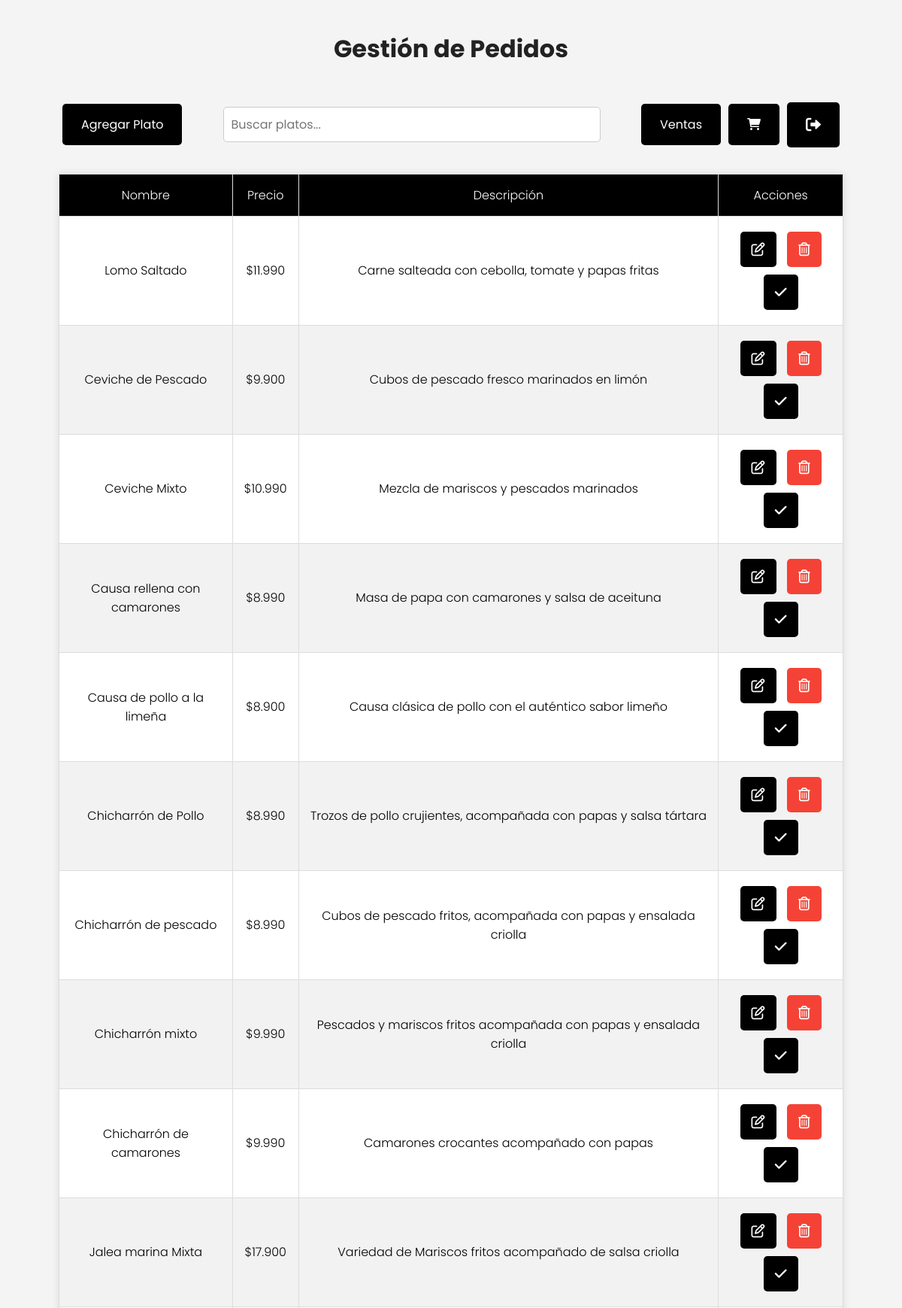
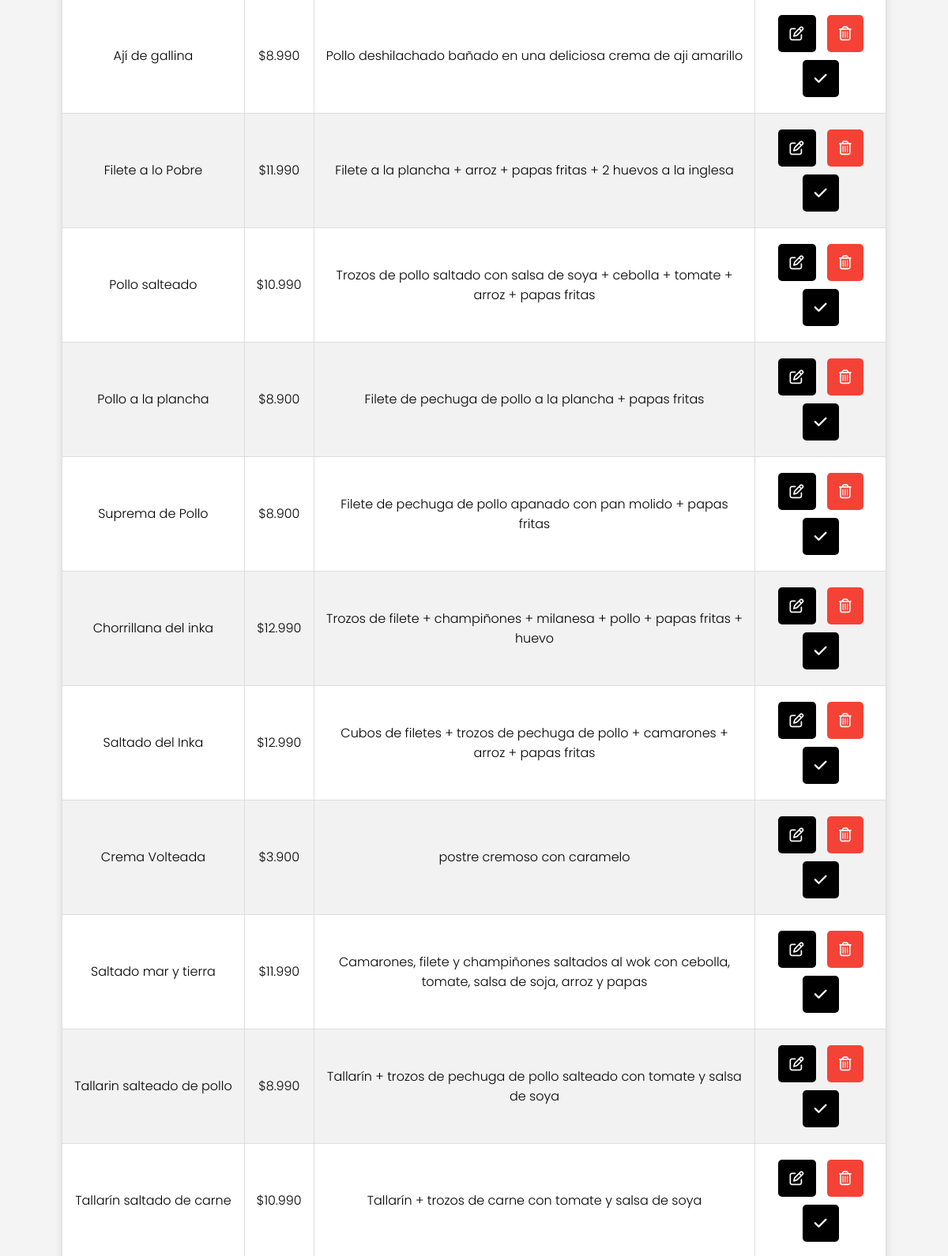
Page /carta.php (upper part) on the committed database (2 pictures, top to bottom).
### tables this page shows
CREATE TABLE `productos` (
  `id` int(10) UNSIGNED NOT NULL,
  `nombre` varchar(100) NOT NULL,
  `precio` decimal(10,2) NOT NULL,
  `descripcion` text NOT NULL,
  `categoria_id` int(10) UNSIGNED NOT NULL
);

### carta.php (the view, shortened to what this page needs)
<?php
include 'conexion.php';
$sql = "SELECT * FROM productos";
$resultado = $conn->query($sql);
?>
<!DOCTYPE html>
<html lang="es">
<head>
    <link href="https://cdnjs.cloudflare.com/ajax/libs/font-awesome/6.0.0/css/all.min.css" rel="stylesheet">
</head>
<body>
    <h1>Gestión de Pedidos</h1>
    <div id="header-container">
        <a href="agregar_plato.php" class="btn-header">Agregar Plato</a>
        <div id="search-box">
            <input type="text" id="search-input" onkeyup="buscarProductos()" placeholder="Buscar platos...">
        </div>
        <a href="ventas.php" class="btn-header">Ventas</a>
        <a href="carrito.php" class="btn-header"><i class="fa-solid fa-cart-shopping"></i></a>
        <a href="logout.php" class="btn-header" style='font-size: 20px;' onclick="return confirm('¿Estás seguro de que deseas cerrar sesión?');">
            <i class="fa-solid fa-right-from-bracket"></i>
        </a>
    </div>
    <table id="productos-table">
        <thead>
            <tr>
                <th>Nombre</th>
                <th>Precio</th>
                <th>Descripción</th>
                <th>Acciones</th>
            </tr>
        </thead>
        <tbody>
            <?php
            if ($resultado->num_rows > 0) {
                while ($producto = $resultado->fetch_assoc()) {
                    $precioFormateado = number_format((float)$producto['precio'], 0, '', '.');
                    echo "<tr>
                    <td>{$producto['nombre']}</td>
                    <td>\${$precioFormateado}</td>
                    <td>{$producto['descripcion']}</td>
                    <td>
                        <a href='editar_plato.php?id={$producto['id']}' class='btn btn-small'>
                         <i class='fa-regular fa-pen-to-square'></i></a>
                        <button class='btn btn-small' style='background-color:#f44336;' onclick=\"confirmarEliminacion('{$producto['id']}')\">
                        <i class='fa-regular fa-trash-can'></i>
                        </button>
                        <button class='btn btn-small' onclick=\"agregarCarrito('{$producto['id']}', '{$producto['nombre']}', {$producto['precio']})\">
                        <i class='fa-solid fa-check'></i>
                        </button>
                    </td>
                  </tr>";
                }
            } else {
                echo "<tr><td colspan='4'>No hay productos disponibles</td></tr>";
            }
            ?>
        </tbody>
    </table>
</body>
</html>

### carta.php (style rules this page uses)
body { font-family: 'Poppins', sans-serif; margin: 20px; background-color: #f4f4f4; }
h1 { text-align: center; color:#222; }
.btn { display: inline-block; margin: 5px; padding: 10px 25px; background-color: #000; color: white; text-align: center; border: none; border-radius: 5px; cursor: pointer; text-decoration: none; font-size: 1rem; font-family: 'Poppins', sans-serif; }
.btn-header { display: inline-block; margin: 5px; padding: 15px 25px; background-color: #000; color: white; text-align: center; border: none; border-radius: 5px; cursor: pointer; text-decoration: none; font-size: 1rem; font-family: 'Poppins', sans-serif; }
table { width: 90%; margin: 30px auto; border-collapse: collapse; background-color: #fff; box-shadow: 0 0 10px rgba(0, 0, 0, 0.1); }
th, td { padding: 15px; border: 1px solid #ddd; text-align: center; font-weight: 300; }
th { background-color: #000; color: white; }
tr:nth-child(even) { background-color: #f2f2f2; }
.btn-small { padding: 10px 15px; font-size: 18px; font-family: 'Poppins', sans-serif; }
#header-container { width: 90%; margin: 20px auto; display: flex; align-items: center; justify-content: space-between; }
#search-box { flex-grow: 1; display: flex; justify-content: center; }
#search-input { width: 80%; padding: 10px; font-size: 1rem; border: 1px solid #ccc; outline: none; transition: border-color 0.3s ease, box-shadow 0.3s ease; border-radius: 5px; font-family: 'Poppins', sans-serif; }
h1 { padding: 20px 0px; }

### rows in the picture
productos: nombre "Lomo Saltado", precio "11.990", descripcion "Carne salteada con cebolla, tomate y papas fritas"
productos: nombre "Ceviche de Pescado", precio "9.900", descripcion "Cubos de pescado fresco marinados en limón"
productos: nombre "Ceviche Mixto", precio "10.990", descripcion "Mezcla de mariscos y pescados marinados"
productos: nombre "Causa rellena con camarones", precio "8.990", descripcion "Masa de papa con camarones y salsa de aceituna"
productos: nombre "Causa de pollo a la limeña", precio "8.900", descripcion "Causa clásica de pollo con el auténtico sabor limeño"
productos: nombre "Chicharrón de Pollo", precio "8.990", descripcion "Trozos de pollo crujientes, acompañada con papas y salsa tártara"
productos: nombre "Chicharrón de pescado", precio "8.990", descripcion "Cubos de pescado fritos, acompañada con papas y ensalada criolla"
productos: nombre "Chicharrón mixto", precio "9.990", descripcion "Pescados y mariscos fritos acompañada con papas y ensalada criolla"
productos: nombre "Chicharrón de camarones", precio "9.990", descripcion "Camarones crocantes acompañado con papas"
productos: nombre "Jalea marina Mixta", precio "17.900", descripcion "Variedad de Mariscos fritos acompañado de salsa criolla"
productos: nombre "Ají de gallina", precio "8.990", descripcion "Pollo deshilachado bañado en una deliciosa crema de aji amarillo"
productos: nombre "Filete a lo Pobre", precio "11.990", descripcion "Filete a la plancha + arroz + papas fritas + 2 huevos a la inglesa"
productos: nombre "Pollo salteado", precio "10.990", descripcion "Trozos de pollo saltado con salsa de soya + cebolla + tomate + arroz + papas fritas"
productos: nombre "Pollo a la plancha", precio "8.900", descripcion "Filete de pechuga de pollo a la plancha + papas fritas"
productos: nombre "Suprema de Pollo", precio "8.900", descripcion "Filete de pechuga de pollo apanado con pan molido + papas fritas"
productos: nombre "Chorrillana del inka", precio "12.990", descripcion "Trozos de filete + champiñones + milanesa + pollo + papas fritas + huevo"
productos: nombre "Saltado del Inka", precio "12.990", descripcion "Cubos de filetes + trozos de pechuga de pollo + camarones + arroz + papas fritas"
productos: nombre "Crema Volteada", precio "3.900", descripcion "postre cremoso con caramelo"
productos: nombre "Saltado mar y tierra", precio "11.990", descripcion "Camarones, filete y champiñones saltados al wok con cebolla, tomate, salsa de soja, arroz y papas"
productos: nombre "Tallarin salteado de pollo", precio "8.990", descripcion "Tallarín + trozos de pechuga de pollo salteado con tomate y salsa de soya"
productos: nombre "Tallarín saltado de carne", precio "10.990", descripcion "Tallarín + trozos de carne con tomate y salsa de soya"
